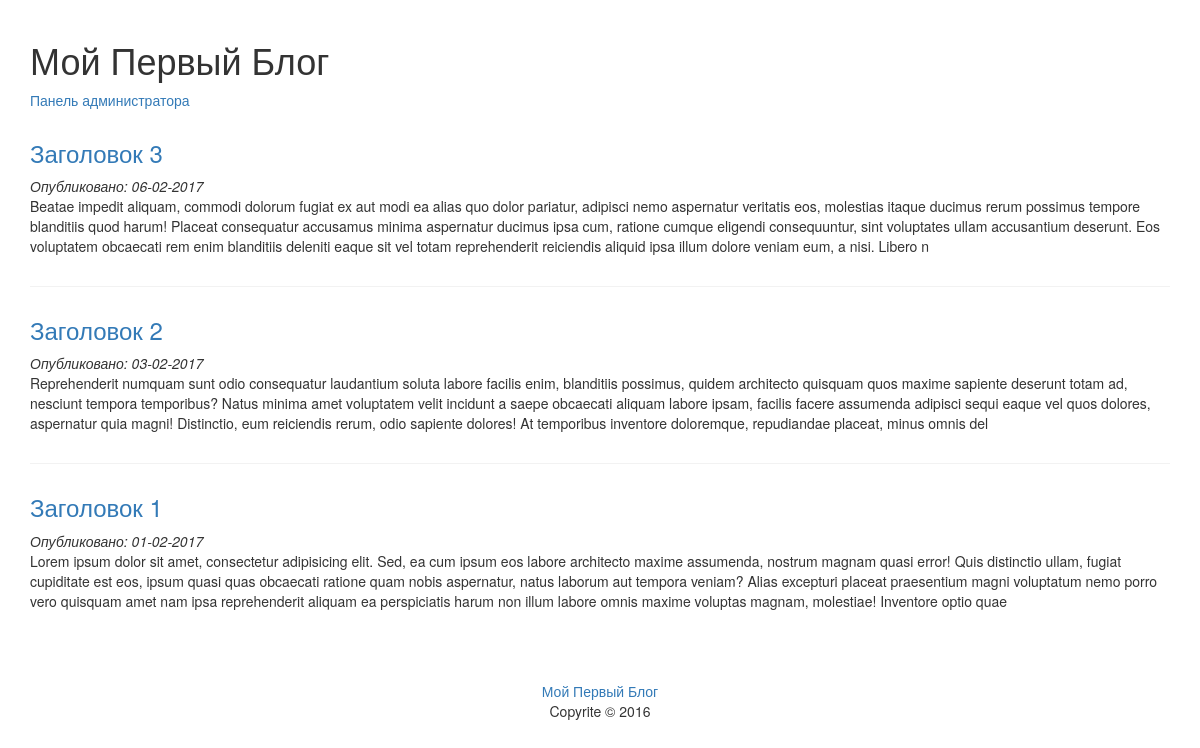
The page / on the database its author committed.
### tables this page shows
CREATE TABLE `articles` (
  `id` int(11) UNSIGNED NOT NULL,
  `title` varchar(255) NOT NULL,
  `content` text NOT NULL,
  `posted` date NOT NULL
);

### index.php (called while the page is built)
<?php
require_once 'db.php';
require_once 'models/articles.php';
$connection = db_connect();
$articles = articles_all($connection);
include 'views/articles.php';
?>

### models/articles.php (called while the page is built, shortened)
<?php
function articles_all($connection)
{
	$query = "SELECT * FROM articles ORDER BY id DESC";
	$res = mysqli_query($connection, $query);
	$n = mysqli_num_rows($res);
	$articles = array();
	for ($i=0; $i < $n; $i++) {
		$row = mysqli_fetch_assoc($res);
		$articles[] = $row;
	}
	return $articles;
}
function articles_intro($text, $len = 500)
{
	return mb_substr($text, 0, $len);
}
function publish_date($date)
{
	return date('d-m-Y', strtotime($date));
}
?>

### views/articles.php (the view, shortened to what this page needs)
<!DOCTYPE html>
<html>
<head>
	<link rel="stylesheet" href="style.css">
	<link rel="stylesheet" href="https://maxcdn.bootstrapcdn.com/bootstrap/3.3.7/css/bootstrap.min.css">
</head>
<body>
<div class="main">
	<div class="container">
		<h1>Мой Первый Блог</h1>
		<a href="/blog/admin">Панель администратора</a>
		<?php foreach ($articles as $a): ?>
		<div class="article">
			<h3>
				<a href="article.php?id=<?=$a['id']?>"><?=$a['title']?></a>
			</h3>
			<em>Опубликовано: <?=publish_date($a["posted"])?></em>
			<p><?=articles_intro($a['content'])?></p>
		</div>
		<?php endforeach ?>
	</div>
</div>
<footer class="footer">
	<p><a href='/blog'>Мой Первый Блог</a> <br>Copyrite &copy 2016</p>
</footer>
</body>
</html>

### style.css (style rules this page uses)
body { display: -webkit-flex; display: -moz-flex; display: -ms-flex; display: -o-flex; display: flex; justify-content: space-between; flex-direction: column; }
.container { padding-top: 20px; }
footer { height: 60px; text-align: center; padding: 10px 0; }
.article { margin-top: 30px; margin-bottom: 30px; border-bottom: 1px solid #f2f2f2; padding-bottom: 20px; }
.article:last-of-type { border-bottom: 0; }

### rows shown on the page
articles: title "Заголовок 3", posted "06-02-2017", content "Beatae impedit aliquam, commodi dolorum fugiat ex aut modi ea alias quo dolor pariatur, adipisci nemo aspernatur veritatis eos, molestias itaque ducimus rerum possimus tempore blanditiis quod harum! Placeat consequatur accusamus minima aspernatur ducimus ipsa cum, ratione cumque eligendi consequuntur, sint voluptates ullam accusantium deserunt. Eos voluptatem obcaecati rem enim blanditiis deleniti eaque sit vel totam reprehenderit reiciendis aliquid ipsa illum dolore veniam eum, a nisi. Libero n"
articles: title "Заголовок 2", posted "03-02-2017", content "Reprehenderit numquam sunt odio consequatur laudantium soluta labore facilis enim, blanditiis possimus, quidem architecto quisquam quos maxime sapiente deserunt totam ad, nesciunt tempora temporibus? Natus minima amet voluptatem velit incidunt a saepe obcaecati aliquam labore ipsam, facilis facere assumenda adipisci sequi eaque vel quos dolores, aspernatur quia magni! Distinctio, eum reiciendis rerum, odio sapiente dolores! At temporibus inventore doloremque, repudiandae placeat, minus omnis del"
articles: title "Заголовок 1", posted "01-02-2017", content "Lorem ipsum dolor sit amet, consectetur adipisicing elit. Sed, ea cum ipsum eos labore architecto maxime assumenda, nostrum magnam quasi error! Quis distinctio ullam, fugiat cupiditate est eos, ipsum quasi quas obcaecati ratione quam nobis aspernatur, natus laborum aut tempora veniam? Alias excepturi placeat praesentium magni voluptatum nemo porro vero quisquam amet nam ipsa reprehenderit aliquam ea perspiciatis harum non illum labore omnis maxime voluptas magnam, molestiae! Inventore optio quae"
